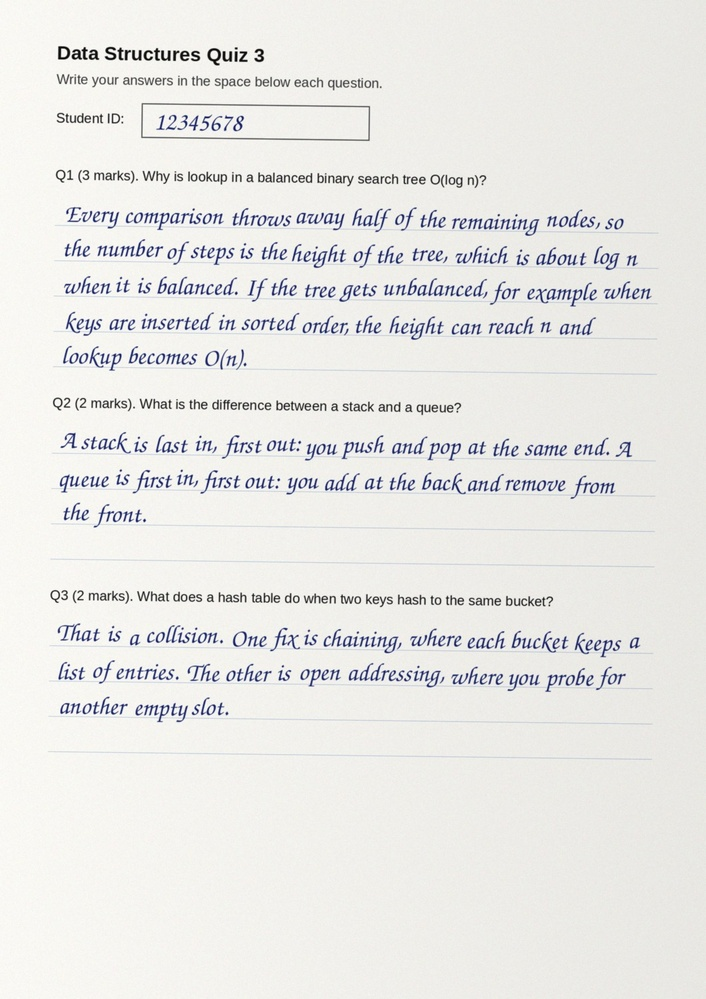
#> input picture samples/sheet-aisha-strong.jpg, 706 x 999 px, shrunk from 1240 x 1754 before the run; its folder holds only this picture in this run
$ python -i preprocessing.py   (imports and definitions only)   (older library calls are emulated)
#> lines starting #> are read from the running program, lines starting #| are printed output that depends on the picture; after the words box and inside, x2 and y2 are one past the last pixel; in counts of white or black regions, pixels touching at a corner belong together
#> further down, picture is the input picture: shape (999, 706, 3); mean B, G, R 229.6, 232.1, 232.5
"""
preprocessing.py — Image preprocessing pipeline for handwritten text evaluation.

Provides binarization (Otsu and adaptive), CLAHE contrast enhancement,
denoising, deskewing, quality assessment, and pipeline comparison utilities.
"""

import cv2
import numpy as np
from PIL import Image


def convert_to_grayscale(image):
    """Convert BGR image to grayscale. Returns unchanged if already single-channel."""
    if len(image.shape) == 3:
        return cv2.cvtColor(image, cv2.COLOR_BGR2GRAY)
    return image


def apply_clahe(image, clip_limit=2.0, tile_size=8):
    """Apply Contrast Limited Adaptive Histogram Equalization for local contrast enhancement."""
#> called with clip_limit = 2, tile_size = 8
    clahe = cv2.createCLAHE(clipLimit=clip_limit, tileGridSize=(tile_size, tile_size))
    return clahe.apply(image)
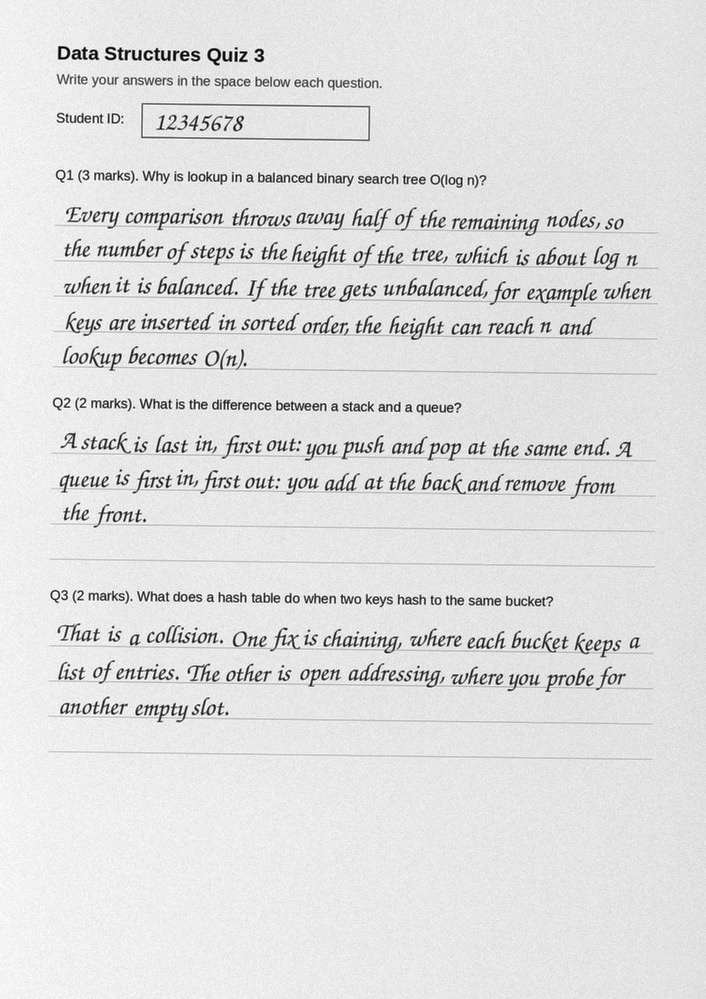
#> returned value: shape (999, 706); min 1, max 255, mean 222.6


def binarize(image, method="adaptive"):
    """
    Binarize a grayscale image.
    Methods: 'otsu' (global threshold) or 'adaptive' (per-region Gaussian threshold).
    """
#> called with method = 'adaptive'
    if method == "otsu":
        _, binary = cv2.threshold(image, 0, 255, cv2.THRESH_BINARY + cv2.THRESH_OTSU)
    elif method == "adaptive":
        binary = cv2.adaptiveThreshold(
            image, 255, cv2.ADAPTIVE_THRESH_GAUSSIAN_C, cv2.THRESH_BINARY, 15, 10
        )
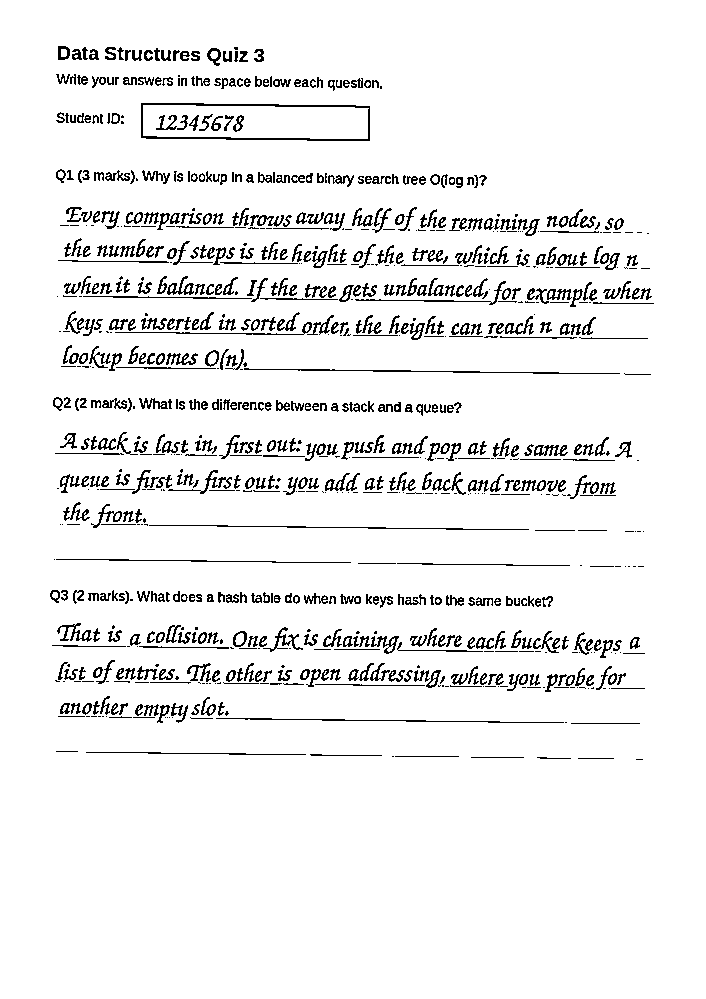
#> binary: shape (999, 706); 93.7% white; black in thin lines or dots, all inside (x1, y1, x2, y2) = (50, 46, 654, 760)
    else:
        raise ValueError(f"Unknown binarization method: {method}")
    return binary


def denoise(image, strength=10):
    """Apply non-local means denoising to reduce noise while preserving edges."""
    return cv2.fastNlMeansDenoising(image, h=strength)


def deskew(image):
    """Correct rotational skew using minimum area rectangle on dark pixel coordinates."""
    coords = np.column_stack(np.where(image < 128))
#> coords = 44249 pairs, first value 46 to 759, second value 50 to 653
    if len(coords) < 10:
        return image
    angle = cv2.minAreaRect(coords)[-1]
#> angle = -0.731
    if angle < -45:
        angle = -(90 + angle)
    else:
        angle = -angle
#> angle = 0.731
    if abs(angle) > 15:
        return image
    h, w = image.shape[:2]
#> h = 999; w = 706
    M = cv2.getRotationMatrix2D((w // 2, h // 2), angle, 1.0)
#> M = [[1, 0.0128, -6.34], [-0.0128, 1, 4.54]]
    return cv2.warpAffine(image, M, (w, h), flags=cv2.INTER_CUBIC, borderMode=cv2.BORDER_REPLICATE)
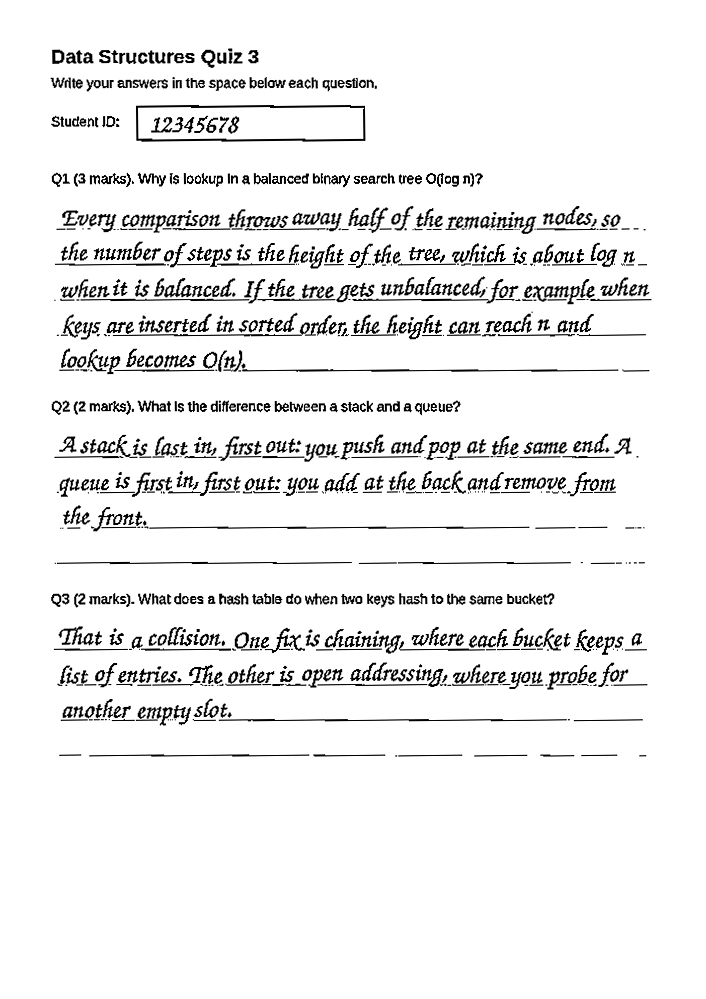
#> returned value: shape (999, 706); min 0, max 255, mean 238.7


def assess_image_quality(image):
    """
    Compute image quality metrics: contrast (std dev), sharpness (Laplacian variance),
    and mean pixel intensity.
    """
    gray = convert_to_grayscale(image) if len(image.shape) == 3 else image
    return {
        "contrast": round(float(gray.std()), 2),
        "sharpness": round(float(cv2.Laplacian(gray, cv2.CV_64F).var()), 2),
        "mean_intensity": round(float(gray.mean()), 2),
    }


def preprocess_image(image, use_clahe=True, binarize_method="adaptive"):
    """
    Full preprocessing pipeline:
    Grayscale -> (optional CLAHE) -> Denoise -> Binarize -> Deskew.
    """
    gray = convert_to_grayscale(image)
    if use_clahe:
        gray = apply_clahe(gray)
    denoised = denoise(gray)
    binary = binarize(denoised, method=binarize_method)
    corrected = deskew(binary)
    return corrected


def preprocess_comparison(image):
    """
    Run both the basic pipeline (Otsu) and enhanced pipeline (CLAHE + Adaptive)
    and return all stages for visual comparison.
    """
    gray = convert_to_grayscale(image)

    # Basic pipeline
    basic_denoised = denoise(gray)
    basic_result = deskew(binarize(basic_denoised, method="otsu"))

    # Enhanced pipeline
    enhanced_clahe = apply_clahe(gray)
    enhanced_denoised = denoise(enhanced_clahe)
    enhanced_result = deskew(binarize(enhanced_denoised, method="adaptive"))

    return {"original": gray, "basic_preprocessed": basic_result, "enhanced_preprocessed": enhanced_result}


def pil_to_cv2(pil_image):
    """Convert PIL Image to OpenCV BGR numpy array."""
    return np.array(pil_image.convert("RGB"))[:, :, ::-1]


def cv2_to_pil(cv2_image):
    """Convert OpenCV numpy array to PIL Image."""
    if len(cv2_image.shape) == 2:
        return Image.fromarray(cv2_image)
    return Image.fromarray(cv2.cvtColor(cv2_image, cv2.COLOR_BGR2RGB))

>>> import cv2
>>> picture = cv2.imread('../samples/sheet-aisha-strong.jpg')
>>> result = preprocess_image(picture)

$ run again, on samples/sheet-ben-partial.jpg
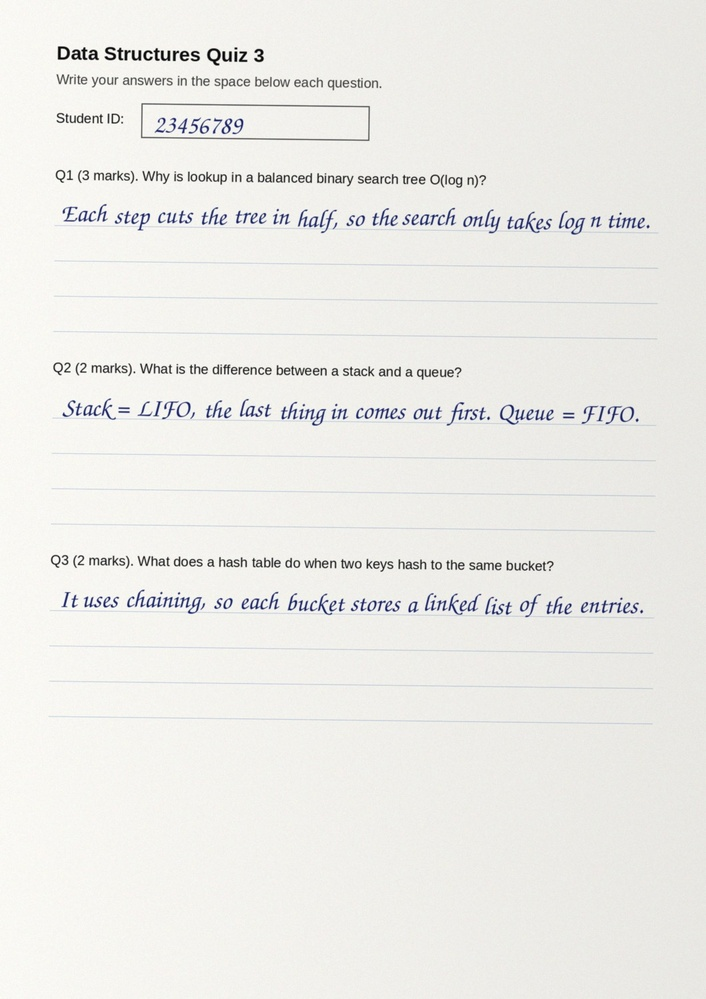
#> input picture samples/sheet-ben-partial.jpg, 706 x 999 px, shrunk from 1240 x 1754 before the run
#> picture is the input picture: shape (999, 706, 3); mean B, G, R 231.9, 235.6, 236.2
#> in binarize, `binary = cv2.adaptiveThreshold( image, 255, cv2.ADAPTIVE_THRESH_GAUSSI..`:
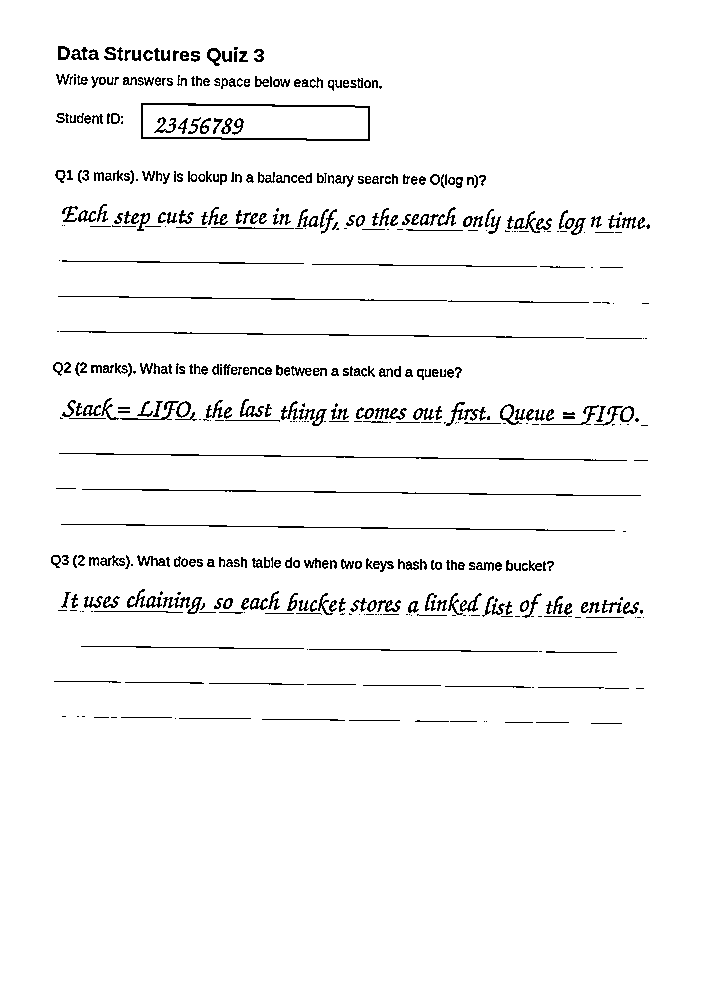
#> binary: shape (999, 706); 96.3% white; black in thin lines or dots, all inside (x1, y1, x2, y2) = (51, 46, 650, 724)
#> coords = 26191 pairs, first value 46 to 723, second value 51 to 649
#> in deskew, `angle = cv2.minAreaRect(coords)[-1]`: angle = -0.593
#> in deskew, `angle = -angle`: angle = 0.593
#> M = [[1, 0.0104, -5.15], [-0.0104, 1, 3.68]]
#> in deskew, `return cv2.warpAffine(image, M, (w, h), flags=cv2.INTER_CUBIC, borderM..`:
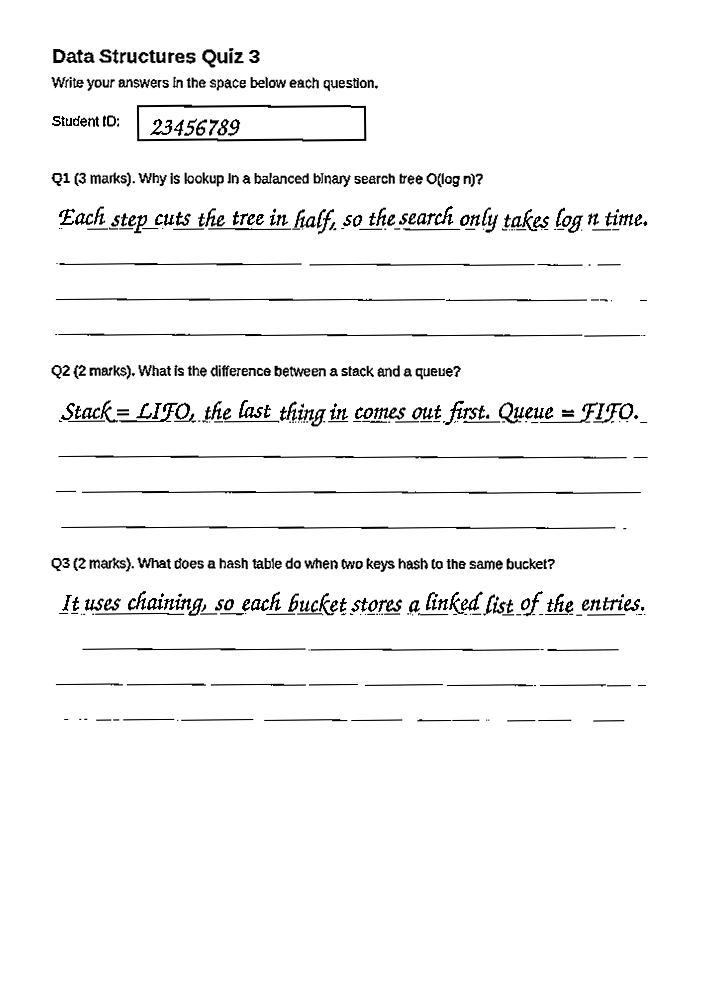
#> returned value: shape (999, 706); min 0, max 255, mean 245.3

$ run again, on samples/sheet-unmatched-id.jpg
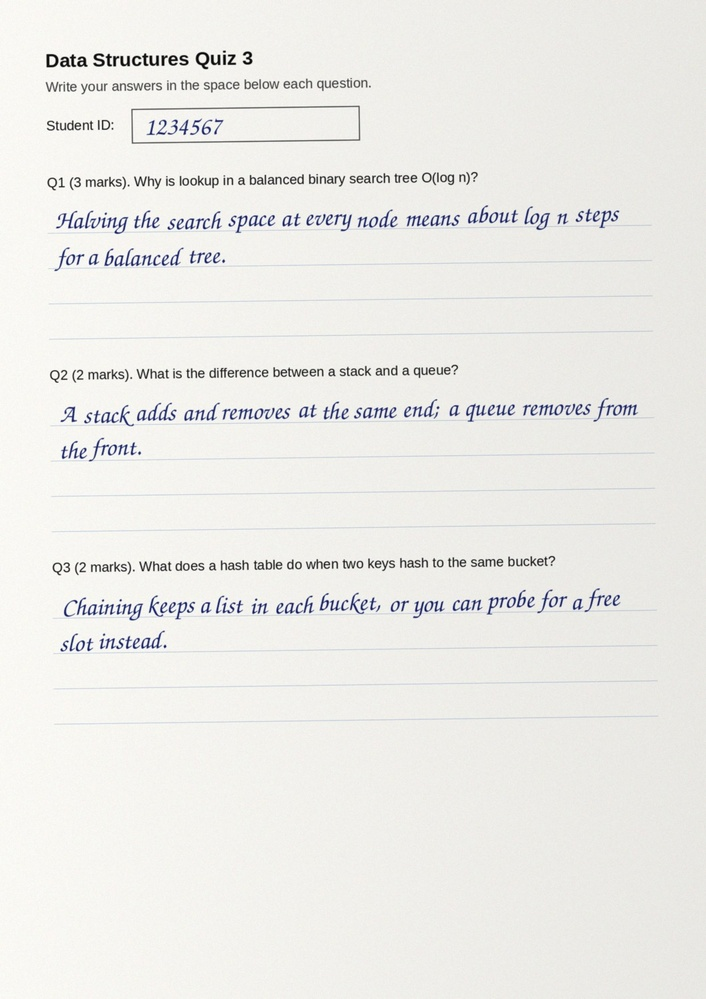
#> input picture samples/sheet-unmatched-id.jpg, 706 x 999 px, shrunk from 1240 x 1754 before the run
#> picture is the input picture: shape (999, 706, 3); mean B, G, R 231.6, 235.2, 235.8
#> in binarize, `binary = cv2.adaptiveThreshold( image, 255, cv2.ADAPTIVE_THRESH_GAUSSI..`:
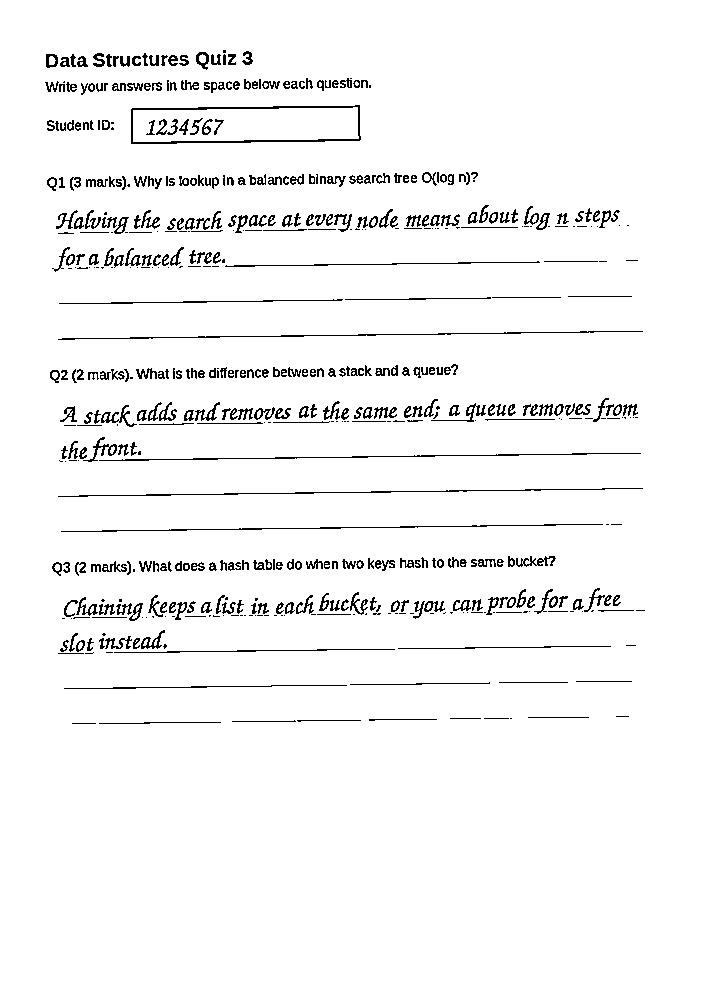
#> binary: shape (999, 706); 96% white; black in thin lines or dots, all inside (x1, y1, x2, y2) = (45, 50, 645, 724)
#> coords = 28023 pairs, first value 50 to 723, second value 45 to 644
#> in deskew, `angle = cv2.minAreaRect(coords)[-1]`: angle = -89.2
#> in deskew, `angle = -(90 + angle)`: angle = -0.803
#> M = [[1, -0.014, 7.03], [0.014, 1, -4.9]]
#> in deskew, `return cv2.warpAffine(image, M, (w, h), flags=cv2.INTER_CUBIC, borderM..`:
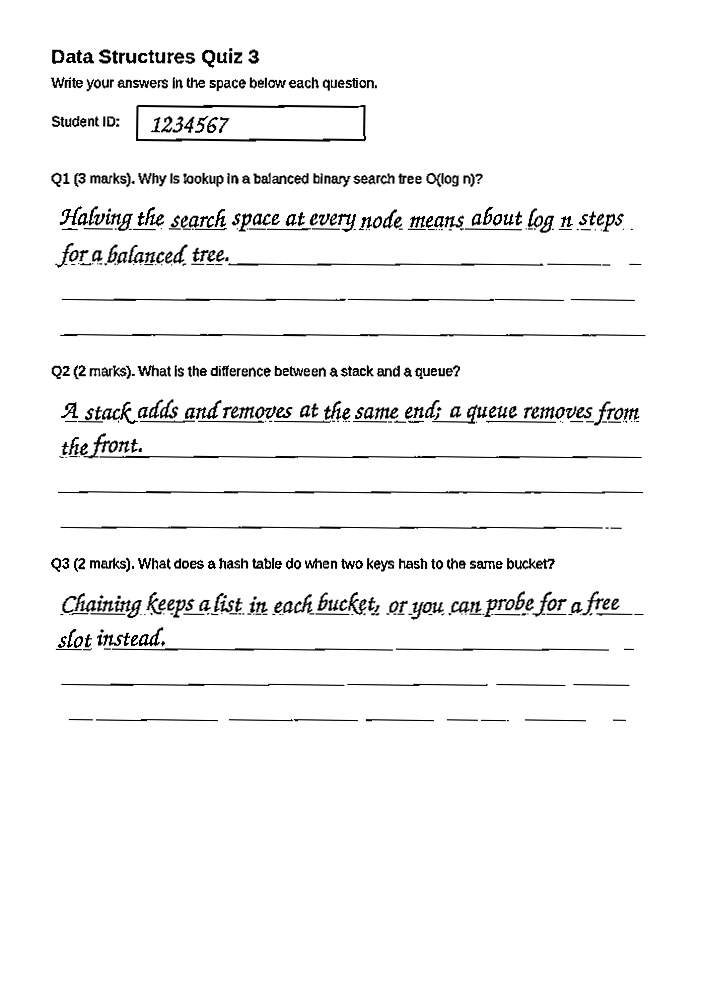
#> returned value: shape (999, 706); min 0, max 255, mean 244.6
